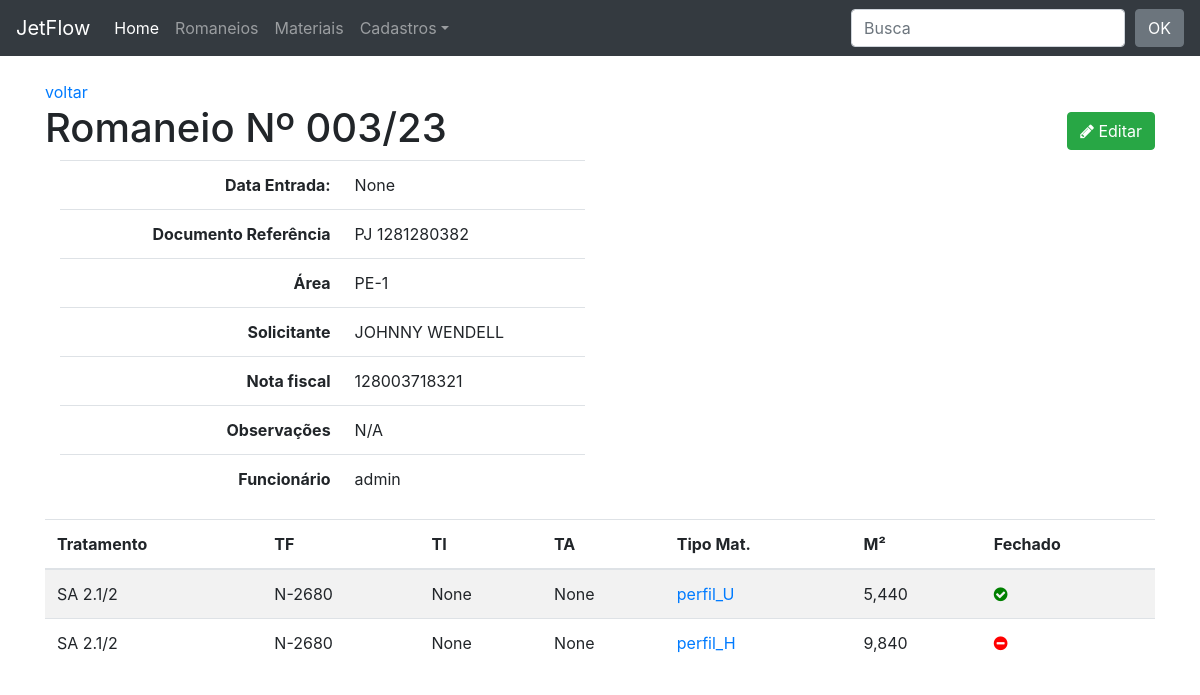
/romaneios/3/, run on an earlier commit of the app's database.
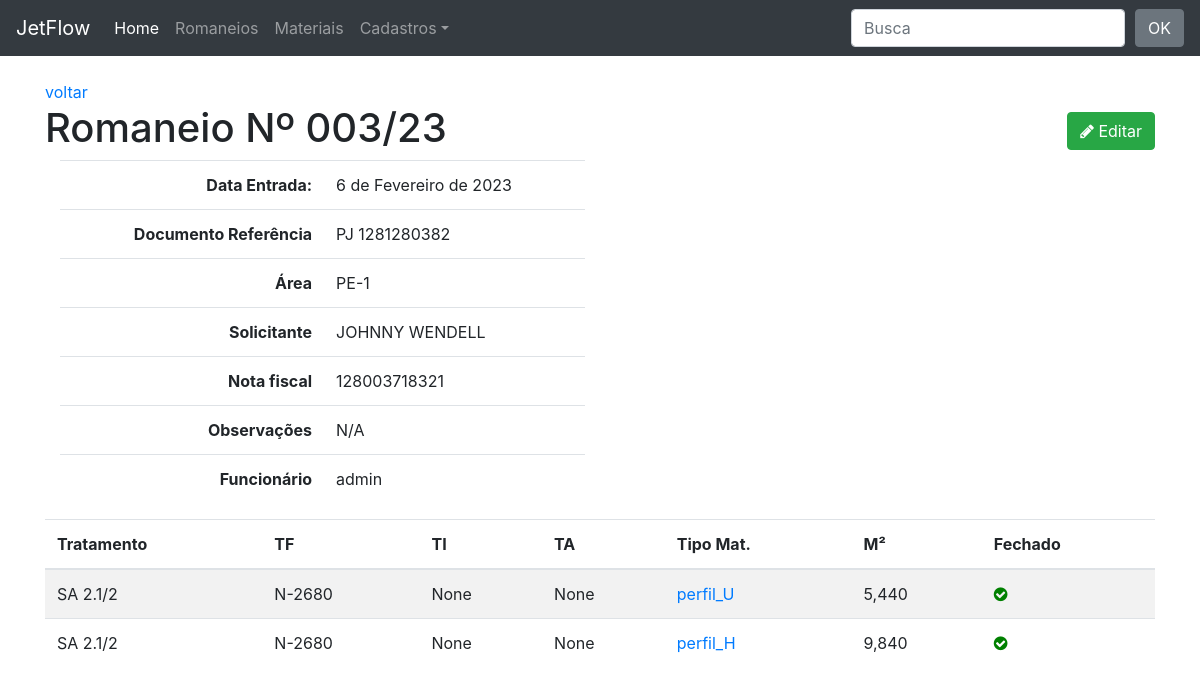
And on a later commit of the database.
### romaneio/models.py (models this page shows, shortened)
class Romaneio(models.Model):
    funcionario = models.ForeignKey(User, on_delete=models.CASCADE)
    entrada = models.DateField(verbose_name='Data de Entrada')
    nf = models.CharField('NF',max_length=15, blank=True, null=True)
    romaneio = models.CharField(max_length=15, unique=True)
    documento = models.CharField('documento referência', max_length=20, blank=True, null=True)
    obs = models.CharField('Obs',blank=True, null=True, max_length=40)
    area = models.ForeignKey(Area, on_delete=models.CASCADE)
    solicitante = models.ForeignKey(Solicitante, on_delete=models.CASCADE)
    class Meta:
        ordering = ('romaneio',)
    def __str__(self):
        return self.romaneio

class Area(models.Model):
    area = models.CharField(max_length=30, unique=True)
    class Meta:
        ordering = ('area',)
    def __str__(self):
        return self.area

class Solicitante(models.Model):
    solicitante = models.CharField(max_length=30, unique=True)
    class Meta:
        ordering = ('solicitante',)
    def __str__(self):
        return self.solicitante

### material/models.py (models this page shows, shortened)
class Material(TimeStampedModel):
    concluido =  models.BooleanField(default=False)
    n_romaneio = models.ForeignKey(Romaneio, on_delete=models.CASCADE, related_name='romaneios')
    jato = models.ForeignKey(Tratamento, on_delete=models.CASCADE, blank=True, null=True)
    tf = models.ForeignKey(TintaFundo, on_delete=models.CASCADE, blank=True, null=True)
    ti = models.ForeignKey(TintaIntermediaria, on_delete=models.CASCADE, blank=True, null=True)
    ta = models.ForeignKey(TintaAcabamento, on_delete=models.CASCADE, blank=True, null=True)
    cor = models.CharField(max_length=15, blank=True, null=True)
    material = models.CharField(max_length=15, choices=MATERIAIS)
    descricao = models.CharField('Descrição',max_length=30, blank=True, null=True)
    polegada = models.CharField('Pol', max_length=4)
    m_quantidade = models.DecimalField('M/QTD', max_digits=7, decimal_places=2)
    m2 = models.DecimalField('M²', max_digits=7, decimal_places=3,blank=True)
    class Meta:
        ordering = ('-created',)
    def get_absolute_url(self):
        return reverse_lazy('material:material_detail', kwargs={'pk': self.pk})

class Tratamento(models.Model):
    tratamento = models.CharField(max_length=30, unique=True)
    class Meta:
        ordering = ('tratamento',)
    def __str__(self):
        return self.tratamento

class TintaFundo(models.Model):
    tinta_fundo = models.CharField(max_length=30, unique=True)
    class Meta:
        ordering = ('tinta_fundo',)
    def __str__(self):
        return self.tinta_fundo

### romaneio/views.py (the view)
# urls.py: path('romaneios/<int:pk>/', v.romaneio_detail, name='romaneio_detail'),
def romaneio_detail(request, pk):
    template_name = 'romaneio_detail.html'
    obj = Romaneio.objects.get(pk=pk)
    context = {'object': obj}
    return render(request, template_name, context)

### romaneio/templates/romaneio_detail.html
{% extends "base.html" %}
{% block content %}
<a href="{% url 'romaneio:romaneio_list'  %}">voltar</a>
    <h1>Romaneio Nº {{ object }}
        <span class="pull-right">
            <a href="{% url 'romaneio:romaneio_edit' object.pk %}">
                <button type="button" class="btn btn-success">
                    <span class="fa fa-pencil"></span> Editar
                </button>
            </a>
        </span>
    </h1>
    <div class="col-sm-6">
        <table class="table table-user-information">
            <tbody>
                <tr>
                    <th class="text-right">Data Entrada:</th>
                    <td>
                        {{ object.entrada }}
                    </td>
                </tr>
                <tr>
                    <th class="text-right">Documento Referência</th>
                    <td>{{ object.documento }}</td>
                </tr>
                <tr>
                    <th class="text-right">Área</th>
                    <td> {{ object.area }}</td>
                </tr>
                <tr>
                    <th class="text-right">Solicitante</th>
                    <td>{{ object.solicitante }}</td>
                </tr>
                <tr>
                    <th class="text-right">Nota fiscal</th>
                    <td>{{ object.nf }}</td>
                </tr>
                <tr>
                    <th class="text-right">Observações</th>
                    <td>{{ object.obs }}</td>
                </tr>
                <tr>
                    <th class="text-right">Funcionário</th>
                    <td>{{ object.funcionario }}</td>
                </tr>
            </tbody>
        </table>
    </div>
    <table class="table table-striped">
        <thead>
            <tr>
                <th>Tratamento</th>
                <th>TF</th>
                <th>TI</th>
                <th>TA</th>
                <th>Tipo Mat.</th>
                <th>M²</th>
                <th>Fechado</th>
            </tr>
        </thead>
        <tbody>
            {% for obj in object.romaneios.all %}
            <tr>
                <td>{{ obj.jato }}</td>
                <td>{{ obj.tf }}</td>
                <td>{{ obj.ti }}</td>
                <td>{{ obj.ta}}</td>
                <td><a href="{{ obj.get_absolute_url }}">{{ obj.material }}</a></td>
                <td>{{ obj.m2 }}</td>
                <td>
                    {% if obj.concluido %}
                      <i class="fa fa-check-circle ok"></i>
                    {% else %}
                      <i class="fa fa-minus-circle no"></i>
                    {% endif %}
                </td>
            </tr>
            {% endfor %}
        </tbody>
    </table>
{% endblock content %}

What changed in the data, as far as the page shows it:
changed Romaneio "PJ 1281280382": entrada "None" → "6 de Fevereiro de 2023"
changed Material "perfil_H": concluido False → True (drawn)
